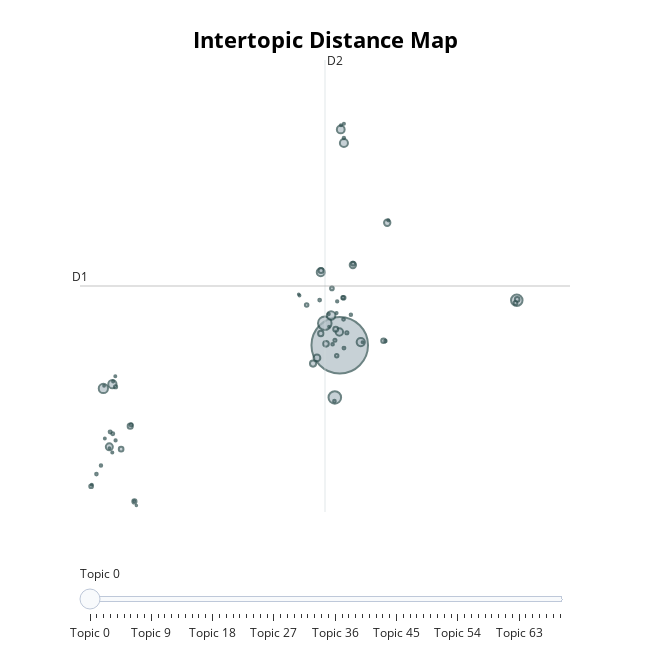

Here is the notebook cell this chart was saved with:
### Markdown cell above
Qualitative Evaluation

### Code cell
topic_model.visualize_topics()
